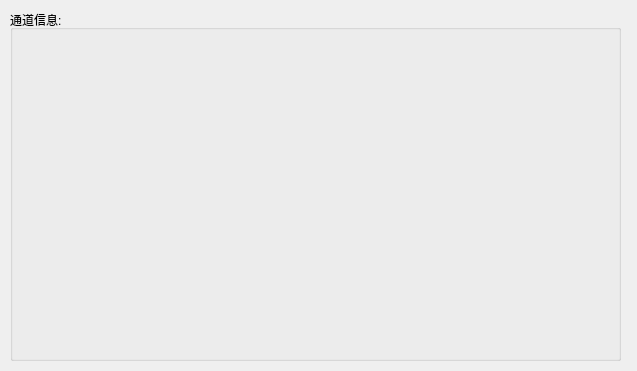
<?xml version="1.0" encoding="UTF-8"?>
<ui version="4.0">
 <class>Dialog</class>
 <widget class="QDialog" name="Dialog">
  <property name="geometry">
   <rect>
    <x>0</x>
    <y>0</y>
    <width>637</width>
    <height>371</height>
   </rect>
  </property>
  <property name="windowTitle">
   <string>折线图</string>
  </property>
  <widget class="QGroupBox" name="groupBox">
   <property name="geometry">
    <rect>
     <x>10</x>
     <y>10</y>
     <width>611</width>
     <height>351</height>
    </rect>
   </property>
   <property name="title">
    <string>通道信息:</string>
   </property>
   <widget class="QCustomPlot" name="qcustomplot" native="true">
    <property name="geometry">
     <rect>
      <x>10</x>
      <y>20</y>
      <width>591</width>
      <height>321</height>
     </rect>
    </property>
   </widget>
  </widget>
 </widget>
 <customwidgets>
  <customwidget>
   <class>QCustomPlot</class>
   <extends>QWidget</extends>
   <header location="global">qcustomplot.h</header>
   <container>1</container>
  </customwidget>
 </customwidgets>
 <resources/>
 <connections/>
</ui>
